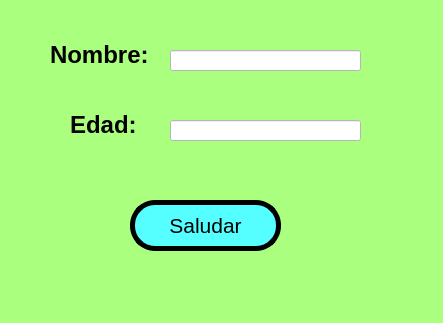
<?xml version="1.0" encoding="UTF-8"?>
<ui version="4.0">
 <class>MainWindow</class>
 <widget class="QMainWindow" name="MainWindow">
  <property name="geometry">
   <rect>
    <x>0</x>
    <y>0</y>
    <width>443</width>
    <height>323</height>
   </rect>
  </property>
  <property name="font">
   <font>
    <pointsize>18</pointsize>
   </font>
  </property>
  <property name="windowTitle">
   <string>Programa03</string>
  </property>
  <property name="styleSheet">
   <string notr="true">background-color: rgb(85, 170, 255);
background-color: rgb(255, 255, 127);
background-color: rgb(255, 255, 127);
background-color: rgb(170, 255, 127);</string>
  </property>
  <widget class="QWidget" name="centralwidget">
   <widget class="QPushButton" name="btn_saludar">
    <property name="geometry">
     <rect>
      <x>130</x>
      <y>200</y>
      <width>151</width>
      <height>51</height>
     </rect>
    </property>
    <property name="font">
     <font>
      <pointsize>16</pointsize>
     </font>
    </property>
    <property name="autoFillBackground">
     <bool>false</bool>
    </property>
    <property name="styleSheet">
     <string notr="true">background-color: rgb(85, 255, 255);
border-radius: 25px;
border: 5px solid black;</string>
    </property>
    <property name="text">
     <string>Saludar</string>
    </property>
    <property name="autoDefault">
     <bool>false</bool>
    </property>
   </widget>
   <widget class="QLabel" name="label">
    <property name="geometry">
     <rect>
      <x>50</x>
      <y>40</y>
      <width>111</width>
      <height>31</height>
     </rect>
    </property>
    <property name="text">
     <string>&lt;html&gt;&lt;head/&gt;&lt;body&gt;&lt;p&gt;&lt;span style=&quot; font-size:18pt; font-weight:600;&quot;&gt;Nombre:&lt;/span&gt;&lt;/p&gt;&lt;/body&gt;&lt;/html&gt;</string>
    </property>
   </widget>
   <widget class="QLabel" name="label_3">
    <property name="geometry">
     <rect>
      <x>70</x>
      <y>110</y>
      <width>71</width>
      <height>31</height>
     </rect>
    </property>
    <property name="text">
     <string>&lt;html&gt;&lt;head/&gt;&lt;body&gt;&lt;p&gt;&lt;span style=&quot; font-size:18pt; font-weight:600;&quot;&gt;Edad:&lt;/span&gt;&lt;/p&gt;&lt;/body&gt;&lt;/html&gt;</string>
    </property>
   </widget>
   <widget class="QLineEdit" name="txt_nombre">
    <property name="geometry">
     <rect>
      <x>170</x>
      <y>50</y>
      <width>191</width>
      <height>21</height>
     </rect>
    </property>
    <property name="styleSheet">
     <string notr="true">background-color: rgb(255, 255, 255);</string>
    </property>
   </widget>
   <widget class="QLineEdit" name="txt_edad">
    <property name="geometry">
     <rect>
      <x>170</x>
      <y>120</y>
      <width>191</width>
      <height>21</height>
     </rect>
    </property>
    <property name="styleSheet">
     <string notr="true">background-color: rgb(255, 255, 255);</string>
    </property>
   </widget>
  </widget>
  <widget class="QMenuBar" name="menubar">
   <property name="geometry">
    <rect>
     <x>0</x>
     <y>0</y>
     <width>443</width>
     <height>21</height>
    </rect>
   </property>
  </widget>
  <widget class="QStatusBar" name="statusbar"/>
 </widget>
 <resources/>
 <connections/>
</ui>
